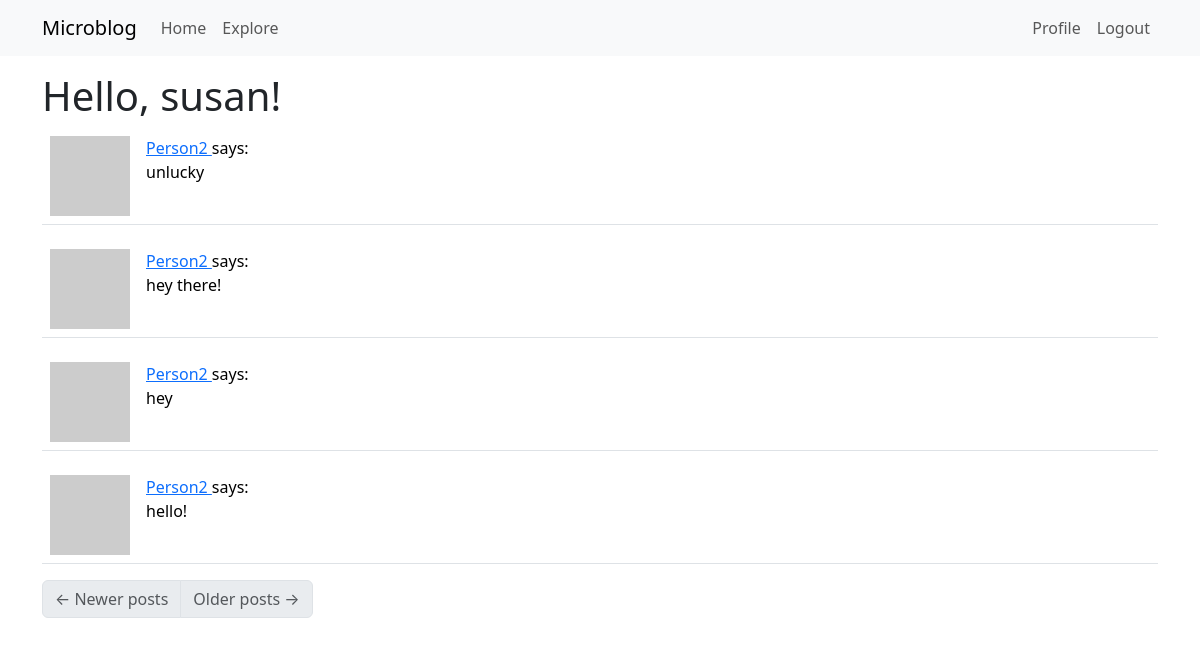
Page /explore (signed in) on the committed database.
### app/models.py (models this page shows, shortened)
class User(UserMixin,db.Model):
    id: so.Mapped[int] = so.mapped_column(primary_key=True)
    username: so.Mapped[str] = so.mapped_column(sa.String(64), unique=True, index=True)
    email: so.Mapped[str] = so.mapped_column(sa.String(120), unique=True)
    password_hash: so.Mapped[str] = so.mapped_column(sa.String(128))
    posts: so.WriteOnlyMapped['Post'] = so.relationship('Post', back_populates='author')
    about_me: so.Mapped[Optional[str]] = so.mapped_column(sa.String(140))
    last_seen: so.Mapped[datetime] = so.mapped_column(default=lambda:datetime.now(timezone.utc))
    following: so.WriteOnlyMapped['User'] = so.relationship(
        secondary=followers, primaryjoin=(followers.c.follower_id == id),
        secondaryjoin=(followers.c.followed_id == id),
        back_populates='followers'
    )
    followers: so.WriteOnlyMapped['User'] = so.relationship(
        secondary=followers, primaryjoin=(followers.c.followed_id == id),
        secondaryjoin=(followers.c.follower_id == id),
        back_populates='following'
    )
    def avatar(self, size):
        digest = md5(self.email.lower().encode('utf-8')).hexdigest()
        return f'https://www.gravatar.com/avatar/{digest}?d=identicon&s={size}'

class Post(db.Model):
    id: so.Mapped[int] = so.mapped_column(primary_key=True)
    body: so.Mapped[str] = so.mapped_column(sa.String(140))
    timestamp: so.Mapped[datetime] = so.mapped_column(sa.DateTime, index=True, default=datetime.now(timezone.utc))
    user_id: so.Mapped[int] = so.mapped_column(sa.Integer, sa.ForeignKey('user.id'), index=True)
    author: so.Mapped[User] = so.relationship('User', back_populates='posts')

### app/routes.py (the view)
@app.route('/explore')
@login_required
def explore():
    page = request.args.get('page', 1, type=int)
    query = sa.select(Post).order_by(Post.timestamp.desc())
    posts = db.paginate(query, page = page,
                        per_page=app.config['POSTS_PER_PAGE'],
                        error_out=False)
    next_url = url_for('explore', page=posts.next_num) \
        if posts.has_next else None
    prev_url = url_for('explore', page=posts.prev_num) \
        if posts.has_prev else None
    return render_template('index.html', title='Explore', posts=posts.items, next_url=next_url, prev_url=prev_url)

### app/models.py (called while the page is built)
def load_user(id):
    return User.query.get(int(id))

### app/routes.py (called while the page is built)
@app.before_request
def before_request():
    if current_user.is_authenticated:
        current_user.last_seen = datetime.now(timezone.utc)
        db.session.commit()

### app/templates/index.html (shortened to what this page needs)
{% extends "base.html" %}
{% block content %}
<html>
        <head>
        </head>
        <body>
            <h1>Hello, {{ current_user.username }}!</h1>
            {% for post in posts %}
                {% include '_post.html' %}
            {% endfor %}
            <nav aria-label="Post navigation">
                <ul class="pagination">
                    <li class="page-item{% if not prev_url %} disabled{% endif %}">
                        <a class="page-link" href="{{ prev_url }}">
                            <span aria-hidden="true">&larr;</span> Newer posts
                        </a>
                    </li>
                    <li class="page-item{% if not next_url %} disabled{% endif %}">
                        <a class="page-link" href="{{ next_url }}">
                            Older posts <span aria-hidden="true">&rarr;</span>
                        </a>
                    </li>
                </ul>
            </nav>
        </body>
{% endblock %}

### app/templates/_post.html
<table class="table table-hover">
    <tr>
        <td width="70px">
            <a href="{{ url_for('user', username=post.author.username) }}">
                <img src="{{ post.author.avatar(70) }}" />
            </a>
        </td>
        <td>
            <a href="{{ url_for('user', username=post.author.username) }}">
                {{ post.author.username }}
            </a>
            says:
            <br>
            {{ post.body }}
        </td>
    </tr>
</table>

### rows in the picture
User: username "susan"
Post: author.username "Person2", body "unlucky"
Post: author.username "Person2", body "hey there!"
Post: author.username "Person2", body "hey"
Post: author.username "Person2", body "hello!"
